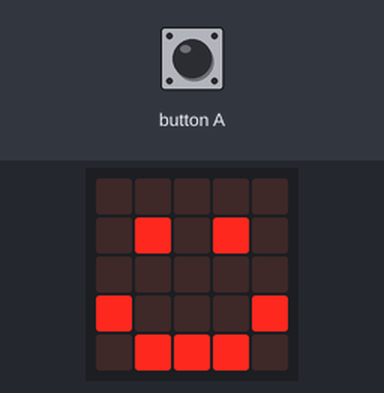
A program run on a simulated BBC micro:bit running MicroPython. On the bench: the board's 5×5 LED display.

Above: at 0.1 s.
At 99.1 s:
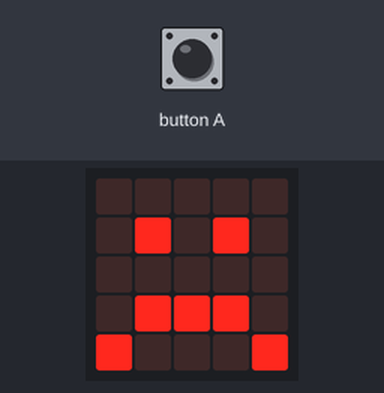
At 100.1 s:
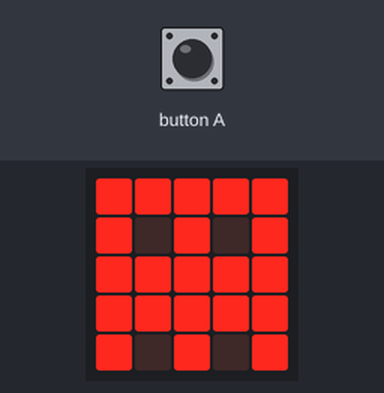

The program:

microbotchi-4.py
```python
from microbit import *

is_alive = True
health = 100
happiness = 100

# lifetime
while is_alive:

    health = health - 1
    happiness = happiness - 1

    # play with me
    if accelerometer.was_gesture("shake"):
        happiness = happiness + 50

    # feed me
    if button_a.was_pressed():
        health = health + 50

    if happiness > 0:
        display.show(Image.HAPPY)
    else:
        display.show(Image.SAD)

    sleep(1000)

    is_alive = health > 0

# dead
display.show(Image.GHOST)
```

Measured:
- what the display in image 1 shows lasts 1.0 s, from 99.0 s to 100.0 s
